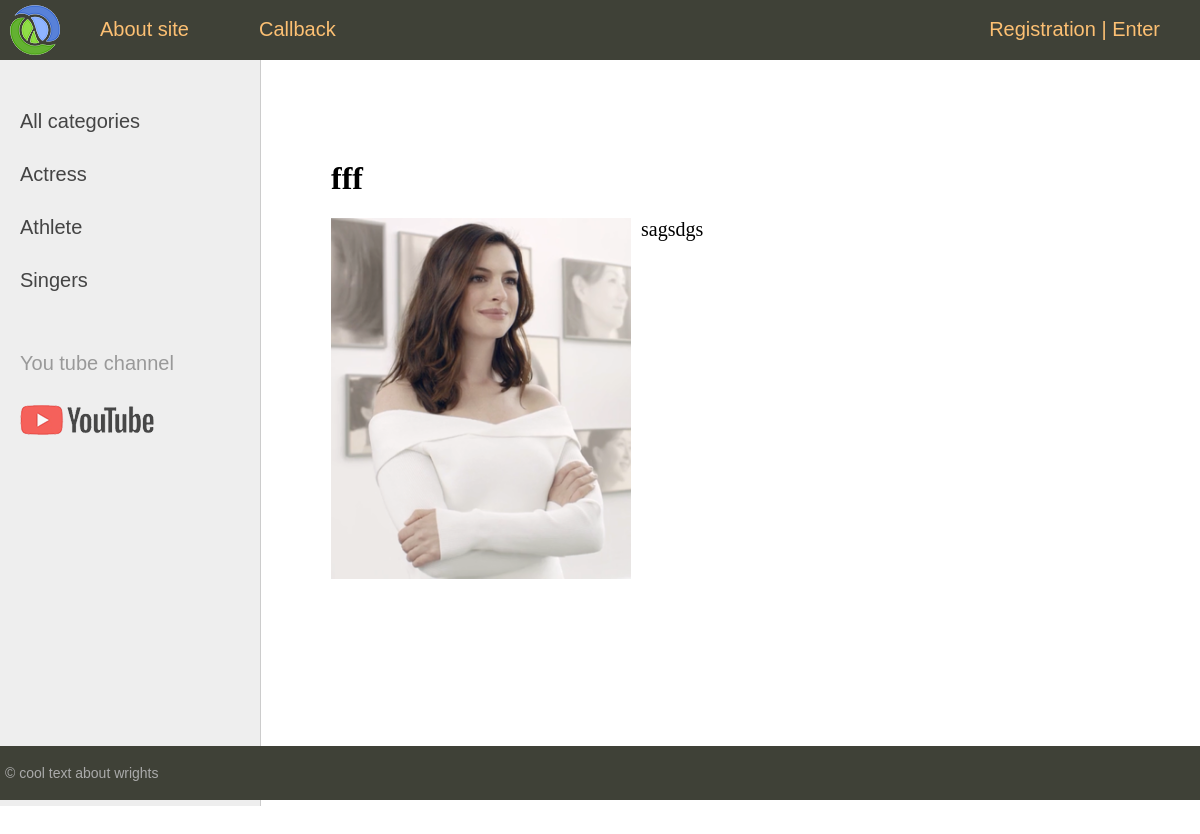
Before: /post/fff/ with the older database file.
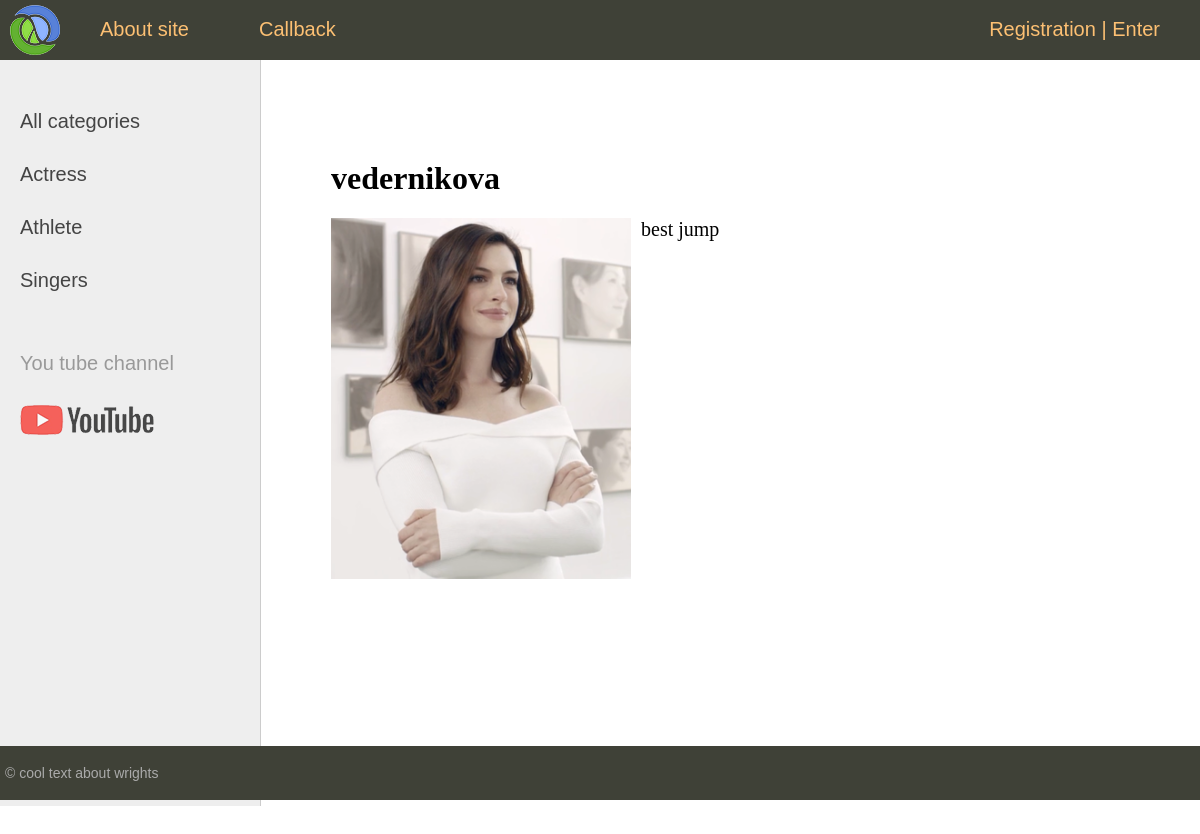
After: the same page with the newer database file.
### women/models.py (models this page shows, shortened)
class Women(models.Model):
    title = models.CharField(max_length=255)
    slug = models.SlugField(max_length=255, unique=True, db_index=True, verbose_name="URL")
    content = models.TextField(blank=True)
    photo = models.ImageField(upload_to="photos/%Y/%m/%d/")
    time_create = models.DateTimeField(auto_now_add=True)
    time_update = models.DateTimeField(auto_now=True)
    is_published = models.BooleanField(default=True)
    cat = models.ForeignKey('Category', on_delete=models.PROTECT)
    def __str__(self):
        return self.title
    class Meta:
        verbose_name = 'Famous women'
        verbose_name_plural = 'Famous women'
        ordering = ['-time_create', 'title']

### women/views.py (the view)
# urls.py: path('post/<slug:post_slug>/', ShowPost.as_view(), name='post'),
class ShowPost(DetailView):
    model = Women
    template_name = 'women/post.html'
    slug_url_kwarg = 'post_slug'
    context_object_name = 'post'
    def get_context_data(self, *, object_list=None, **kwargs):
        context = super().get_context_data(**kwargs)
        context['title'] = context['post']
        return context

### women/models.py (called while the page is built)
    def get_absolute_url(self):
        return reverse('category', kwargs={'cat_slug': self.slug})

### women/templatetags/women_tags.py (called while the page is built)
@register.inclusion_tag('women/list_categories.html')
def show_categories(sort=None, cat_selected=0):
    cats = Category.objects.annotate(Count('women'))
    return {'cats': cats, 'cat_selected': cat_selected}

@register.inclusion_tag('women/main_menu2.html')
def show_menu2(cat_selected=0):
    menu = [{'title': 'About site', 'url_name': 'about'},
             {'title': 'Callback', 'url_name': 'contact'},
             ]
    return {'menu': menu, 'cat_selected': cat_selected}

### women/templates/women/post.html
{% extends 'women/layout.html' %}
{% block content %}
    <h1> {{ post.title }}</h1>
    {% if post.photo %}
    <p><img class="img-article-left" src="{{ post.photo.url }}"></p>
    {% endif %}
{{ post.content|linebreaks }}
{% endblock%}

Changed rows visible on the page:
changed Women: title "fff" → "vedernikova"; content "sagsdgs" → "best jump"
